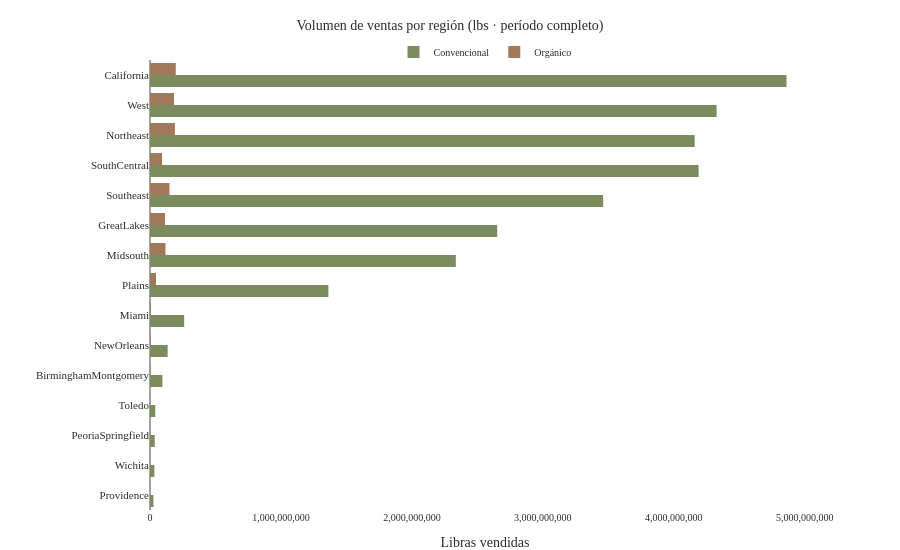

The cell this chart's notebook holds for it:
### Code cell
# ── GRÁFICO 5: Regiones con más ventas por tipo ───────────────────────────────

vol_region = (
    palta_1
    .groupby(["Region_Geo", "Tipo"])["TotalVolume"]
    .sum()
    .reset_index()
)

# Ordenar por volumen total descendente
orden = (
    vol_region
    .groupby("Region_Geo")["TotalVolume"]
    .sum()
    .sort_values()
    .index
)

convencional_r = vol_region[vol_region["Tipo"] == "conventional"]
organico_r     = vol_region[vol_region["Tipo"] == "organic"]

fig5 = go.Figure()

fig5.add_trace(go.Bar(
    x            = convencional_r["TotalVolume"],
    y            = convencional_r["Region_Geo"],
    orientation  = "h",
    name         = "Convencional",
    marker_color = PALETA["oliva"],
))

fig5.add_trace(go.Bar(
    x            = organico_r["TotalVolume"],
    y            = organico_r["Region_Geo"],
    orientation  = "h",
    name         = "Orgánico",
    marker_color = PALETA["tierra"],
))

fig5.update_layout(
    title       = "Volumen de ventas por región (lbs · período completo)",
    xaxis_title = "Libras vendidas",
    yaxis_title = "",
    barmode     = "group",
    height      = 550,
    yaxis       = dict(categoryorder="array", categoryarray=list(orden),
                       tickfont=dict(size=11)),
    xaxis       = dict(tickformat=",.0f"),
    legend      = dict(orientation="h", y=1.05, x=0.5, xanchor="center"),
    margin      = dict(l=150, r=80, t=60, b=40),
)

fig5.show()

### Figure 1 — Plotly figure (JSON) as saved in the notebook; plotly's stock layout.template omitted (floating-point values rounded to 4 significant figures)
{"data": [{"marker": {"color": "#7C8C5E"}, "name": "Convencional", "orientation": "h", "type": "bar", "x": [94920000.0, 4861000000.0, 2652000000.0, 261100000.0, 2336000000.0, 134500000.0, 4159000000.0, 36260000.0, 1362000000.0, 26530000.0, 4190000000.0, 3461000000.0, 40350000.0, 4328000000.0, 33430000.0], "y": ["BirminghamMontgomery", "California", "GreatLakes", "Miami", "Midsouth", "NewOrleans", "Northeast", "PeoriaSpringfield", "Plains", "Providence", "SouthCentral", "Southeast", "Toledo", "West", "Wichita"]}, {"marker": {"color": "#A0785A"}, "name": "Orgánico", "orientation": "h", "type": "bar", "x": [3258000.0, 196700000.0, 114500000.0, 6709000.0, 118300000.0, 3601000.0, 190500000.0, 1202000.0, 45640000.0, 1159000.0, 92030000.0, 149000000.0, 1578000.0, 183500000.0, 783800.0], "y": ["BirminghamMontgomery", "California", "GreatLakes", "Miami", "Midsouth", "NewOrleans", "Northeast", "PeoriaSpringfield", "Plains", "Providence", "SouthCentral", "Southeast", "Toledo", "West", "Wichita"]}], "layout": {"barmode": "group", "height": 550, "legend": {"orientation": "h", "x": 0.5, "xanchor": "center", "y": 1.05}, "margin": {"b": 40, "l": 150, "r": 80, "t": 60}, "title": {"text": "Volumen de ventas por región (lbs · período completo)"}, "xaxis": {"tickformat": ",.0f", "title": {"text": "Libras vendidas"}}, "yaxis": {"categoryarray": ["Providence", "Wichita", "PeoriaSpringfield", "Toledo", "BirminghamMontgomery", "NewOrleans", "Miami", "Plains", "Midsouth", "GreatLakes", "Southeast", "SouthCentral", "Northeast", "West", "California"], "categoryorder": "array", "tickfont": {"size": 11}, "title": {"text": ""}}}}
